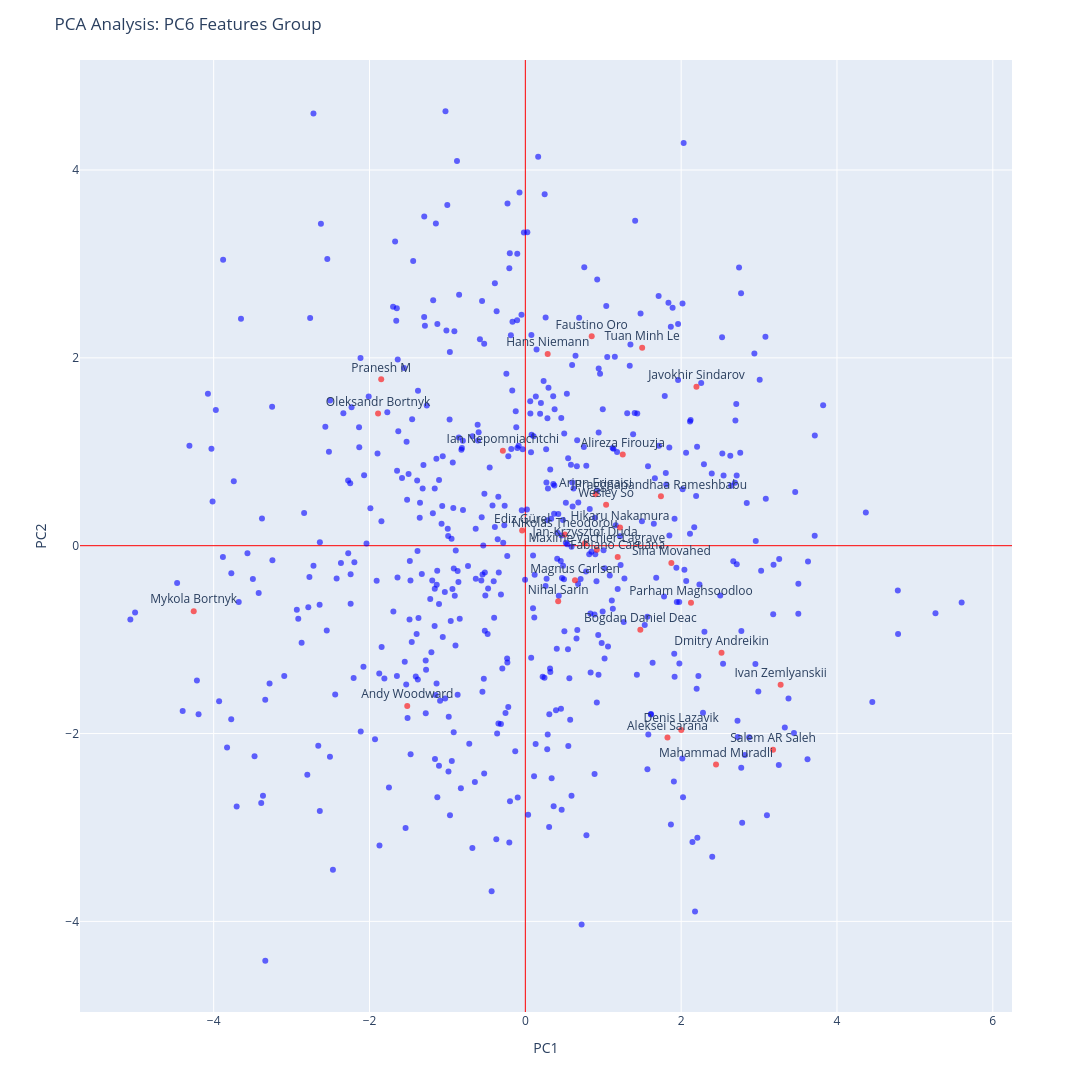

Notebook cell for this chart:
### Code cell
pc6_cols=['queen_promo_1LifeRatio','queen_promo_2LifeRatio','queen_promo_3LifeRatio',
          'queen_1LifeRatio',
          'pawn_3LifeRatio','pawn_4LifeRatio','pawn_6LifeRatio','pawn_5LifeRatio',
          'pawn_8LifeRatio','pawn_7LifeRatio','pawn_6LifeRatio','pawn_5LifeRatio','pawn_1LifeRatio','pawn_2LifeRatio'
          ]
fig6, coords6, pca_df6 = run_custom_pca(
    df=df_interpretate, 
    feature_cols=pc6_cols, 
    top_players_list=top_highest_players, 
    title_suffix="PC6 Features Group"
)

fig6.show()
print("PC6 Group Top Players Coords:\n", coords6.head(30))

### Figure 1 — Plotly figure (JSON) as saved in the notebook; plotly's stock layout.template omitted (floating-point values rounded to 4 significant figures; data arrays with more than 128 entries replaced by an {"elided": "..."} marker saying what was removed)
{"data": [{"hovertemplate": "<b>%{hovertext}</b><br><br>is_top=False<br>PC1=%{x}<br>PC2=%{y}<br>text=%{text}<extra></extra>", "hovertext": {"elided": "529 str values"}, "legendgroup": "False", "marker": {"color": "blue", "opacity": 0.6, "symbol": "circle"}, "mode": "markers+text", "name": "False", "orientation": "v", "showlegend": true, "text": {"elided": "529 str values"}, "textposition": "top center", "type": "scatter", "x": {"elided": "529 float values"}, "xaxis": "x", "y": {"elided": "529 float values"}, "yaxis": "y"}, {"hovertemplate": "<b>%{hovertext}</b><br><br>is_top=True<br>PC1=%{x}<br>PC2=%{y}<br>text=%{text}<extra></extra>", "hovertext": ["Aleksei Sarana", "Alireza Firouzja", "Andy Woodward", "Arjun Erigaisi", "Bogdan Daniel Deac", "Denis Lazavik", "Dmitry Andreikin", "Ediz Gürel", "Fabiano Caruana", "Faustino Oro", "Hans Niemann", "Hikaru Nakamura", "Ian Nepomniachtchi", "Ivan Zemlyanskii", "Jan-Krzysztof Duda", "Javokhir Sindarov", "Magnus Carlsen", "Mahammad Muradli", "Maxime Vachier-Lagrave", "Mykola Bortnyk", "Nihal Sarin", "Nikolas Theodorou", "Oleksandr Bortnyk", "Parham Maghsoodloo", "Praggnanandhaa Rameshbabu", "Pranesh M", "Salem AR Saleh", "Sina Movahed", "Tuan Minh Le", "Wesley So"], "legendgroup": "True", "marker": {"color": "red", "opacity": 0.6, "symbol": "circle"}, "mode": "markers+text", "name": "True", "orientation": "v", "showlegend": true, "text": ["Aleksei Sarana", "Alireza Firouzja", "Andy Woodward", "Arjun Erigaisi", "Bogdan Daniel Deac", "Denis Lazavik", "Dmitry Andreikin", "Ediz Gürel", "Fabiano Caruana", "Faustino Oro", "Hans Niemann", "Hikaru Nakamura", "Ian Nepomniachtchi", "Ivan Zemlyanskii", "Jan-Krzysztof Duda", "Javokhir Sindarov", "Magnus Carlsen", "Mahammad Muradli", "Maxime Vachier-Lagrave", "Mykola Bortnyk", "Nihal Sarin", "Nikolas Theodorou", "Oleksandr Bortnyk", "Parham Maghsoodloo", "Praggnanandhaa Rameshbabu", "Pranesh M", "Salem AR Saleh", "Sina Movahed", "Tuan Minh Le", "Wesley So"], "textposition": "top center", "type": "scatter", "x": [1.824, 1.25, -1.516, 0.9021, 1.476, 2.001, 2.518, -0.04112, 1.186, 0.852, 0.287, 1.215, -0.2882, 3.277, 0.7656, 2.196, 0.6371, 2.448, 0.9177, -4.256, 0.4216, 0.507, -1.89, 2.126, 1.74, -1.85, 3.18, 1.874, 1.5, 1.037], "xaxis": "x", "y": [-2.041, 0.9721, -1.705, 0.5472, -0.8956, -1.963, -1.139, 0.1623, -0.1194, 2.229, 2.042, 0.1942, 1.011, -1.48, 0.02518, 1.691, -0.3685, -2.33, -0.04353, -0.6973, -0.592, 0.1193, 1.406, -0.6068, 0.5255, 1.771, -2.172, -0.1834, 2.108, 0.4361], "yaxis": "y"}], "layout": {"height": 1500, "legend": {"title": {"text": "is_top"}, "tracegroupgap": 0}, "margin": {"t": 60}, "showlegend": false, "title": {"text": "PCA Analysis: PC6 Features Group"}, "width": 1500, "xaxis": {"anchor": "y", "domain": [0, 1], "title": {"text": "PC1"}, "zeroline": true, "zerolinecolor": "red", "zerolinewidth": 1}, "yaxis": {"anchor": "x", "domain": [0, 1], "title": {"text": "PC2"}, "zeroline": true, "zerolinecolor": "red", "zerolinewidth": 1}}}
